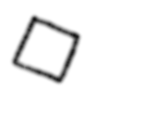
#> input picture Hand-drawn_dataset/square/square_0.png, 160 x 120 px; its folder holds only this picture in this run
$ python send_images_uart.py
#> lines starting #> are read from the running program, lines starting #| are printed output that depends on the picture
#!/usr/bin/env python3

from pathlib import Path
import struct
import time

import cv2
import numpy as np
import serial


# ============================================================
# CONFIGURATION
# ============================================================

ROOT = Path("C:/Users/soren/Documents/Embedded_Assignment_2/data/Full_data_50ktrain_4ktest_maybefinal/test/noise_0.4")

SERIAL_PORT = "COM5"
BAUD_RATE = 4000000

MAX_IMAGES_PER_FOLDER = 4000

IMG_H = 60
IMG_W = 80
N_PIXELS = IMG_H * IMG_W
RX_BYTES = N_PIXELS * 2   # int16 payload

FRAME_START = b"\xA6\x6A"

CLASS_FOLDERS = [
    "square",
    "circle",
    "figure_eight",
    "rectangle",
    "triangle",
    "ellipse",
]


# ============================================================
# IMAGE PREPROCESSING
# Match training:
#   x = u8 / 255
#   z = (x - 0.5) / 0.25 = 4*x - 2
# Send Q8.8:
#   q = round(z * 256)
#     = round((1024*u8)/255 - 512)
# ============================================================

def image_to_q8_8_60x80(image_path: Path) -> np.ndarray:
    img = cv2.imread(str(image_path), cv2.IMREAD_GRAYSCALE)
#> img is the input picture: shape (120, 160); min 15, max 255, mean 245

    if img is None:
        raise RuntimeError(f"Could not read image: {image_path}")

    if img.shape != (IMG_H, IMG_W):
        img = cv2.resize(img, (IMG_W, IMG_H), interpolation=cv2.INTER_LINEAR)
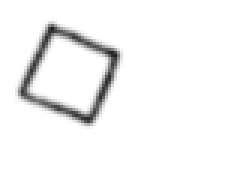
#> img: shape (60, 80) (shown 3 times larger); min 29, max 255, mean 245

    img_u8 = img.astype(np.uint8).reshape(-1)
#> img_u8 = 4800 values, max 255 at index 0, min 29 at index 737, mean 245

    px = img_u8.astype(np.int32)
#> px has the same summary as img_u8
    q = ((1024 * px + 127) // 255 - 512).astype(np.int32)
#> q = 4800 values, max 512 at index 0, min -396 at index 737, mean 471.7
    q = np.clip(q, -32768, 32767).astype(np.int16)

    assert q.shape[0] == N_PIXELS

    return q


# ============================================================
# UART COMMUNICATION
# FPGA expects:
#   0xA6 0x6A <len u16 LE> <4800 int16 little-endian>
#
# FPGA replies:
#   0xA5 <pred> <time_us u32 LE> 0x5A
# ============================================================

def send_image_and_get_prediction(ser, q_img):
    payload = q_img.astype("<i2", copy=False).tobytes(order="C")

    if len(payload) != RX_BYTES:
        raise RuntimeError(f"Bad payload size: {len(payload)} != {RX_BYTES}")

    packet = FRAME_START + struct.pack("<H", len(payload)) + payload

    ser.reset_input_buffer()
    ser.write(packet)
    ser.flush()

    # Wait for binary reply start 0xA5.
    # This skips any FPGA ASCII/debug prints such as:
    #   accel(sw): 1.234 ms
    deadline = time.time() + 5.0
    found_start = False

    while time.time() < deadline:
        b = ser.read(1)

        if not b:
            continue

        if b[0] == 0xA5:
            found_start = True
            break

    if not found_start:
        raise RuntimeError("Timeout waiting for FPGA reply start 0xA5")

    pred_byte = ser.read(1)
    time_bytes = ser.read(4)
    logit_bytes = ser.read(12) # Change this based on data set amount. For 4 sets, its 8, for 6 its 12
    end = ser.read(1)

    if (
        len(pred_byte) != 1
        or len(time_bytes) != 4
        or len(logit_bytes) != 12 # Change like previous
        or len(end) != 1
    ):
        raise RuntimeError("Incomplete FPGA reply")

    if end[0] != 0x5A:
        raise RuntimeError(f"Bad FPGA reply end: {end}")

    pred = pred_byte[0]
    time_us = struct.unpack("<I", time_bytes)[0]
    time_ms = time_us / 1000.0
    logits = struct.unpack("<hhhhhh", logit_bytes) # h amount is how many data sets there are

    return pred, time_us, time_ms, logits


# ============================================================
# LABELS
# ============================================================

def label_from_folder(folder_name: str) -> int:
    return CLASS_FOLDERS.index(folder_name)


# ============================================================
# MAIN
# ============================================================

def main():
    print()
    print("=====================================")
    print(" FPGA UART CNN TEST")
    print(" Q8.8 int16 60x80 image sender")
    print("=====================================")
    print()

    print(f"Dataset root : {ROOT}")
    print(f"Serial port  : {SERIAL_PORT}")
    print(f"Baud rate    : {BAUD_RATE}")
    print(f"Images/folder: {MAX_IMAGES_PER_FOLDER}")
    print(f"Image size   : {IMG_H} x {IMG_W}")
    print(f"TX bytes/img : {RX_BYTES}")
    print()

    ser = serial.Serial(
        port=SERIAL_PORT,
        baudrate=BAUD_RATE,
        timeout=5,
        write_timeout=5,
        xonxoff=False,
        rtscts=False,
        dsrdtr=False,
    )

    time.sleep(0.2)
    ser.reset_input_buffer()
    ser.reset_output_buffer()

    total = 0
    correct = 0
    confusion = np.zeros((6, 6), dtype=int) # Change to the size of the confusion matrix

    try:
        for class_name in CLASS_FOLDERS:
            class_dir = ROOT / class_name

            if not class_dir.exists():
                print(f"Skipping missing folder: {class_dir}")
                continue

            true_label = label_from_folder(class_name)

            image_files = sorted(
                list(class_dir.glob("*.jpg")) +
                list(class_dir.glob("*.jpeg")) +
                list(class_dir.glob("*.png")) +
                list(class_dir.glob("*.bmp"))
            )[:MAX_IMAGES_PER_FOLDER]

            print()
            print(f"Processing class: {class_name}")
            print(f"Images selected: {len(image_files)}")
            print()

            for image_path in image_files:
                q_img = image_to_q8_8_60x80(image_path)
#> q_img has the same summary as q in image_to_q8_8_60x80

                pred, time_us, time_ms, logits = send_image_and_get_prediction(ser, q_img)

                total += 1
                correct += int(pred == true_label)

                if 0 <= pred < 6: # Change based on how many data sets are used
                    confusion[true_label, pred] += 1

                    print(
                    f"{image_path.name}: "
                    f"true={true_label} "
                    f"pred={pred} "
                    f"logits={logits} "
                    f"time={time_us} us "
                    f"({time_ms:.6f} ms) "
                    f"{'OK' if pred == true_label else 'WRONG'}"
                )

    finally:
        ser.close()

    print()
    print("=====================================")
    print(" FINAL RESULTS")
    print("=====================================")
    print()

    print(f"Total   : {total}")
    print(f"Correct : {correct}")

    if total > 0:
        print(f"Accuracy: {correct / total * 100:.2f}%")

    print()
    print("Confusion matrix")
    print("(rows=true, cols=pred)")
    print()
    print(confusion)
    print()


if __name__ == "__main__":
    main()

$ run again, on Hand-drawn_dataset/square/square_6.png
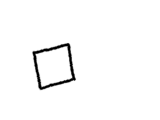
#> input picture Hand-drawn_dataset/square/square_6.png, 160 x 120 px
#> in image_to_q8_8_60x80, img is the input picture: shape (120, 160); min 0, max 255, mean 249.9
#> in image_to_q8_8_60x80, `img = cv2.resize(img, (IMG_W, IMG_H), interpolation=cv2.INTER_LINEAR)`:
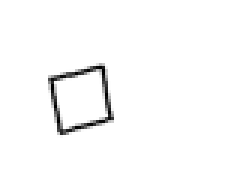
#> img: shape (60, 80) (shown 3 times larger); min 0, max 255, mean 249.9
#> img_u8 = 4800 values, max 255 at index 0, min 0 at index 1874, mean 249.9
#> px has the same summary as img_u8
#> q = 4800 values, max 512 at index 0, min -512 at index 1874, mean 491.6
#> q_img has the same summary as q in image_to_q8_8_60x80

$ run again, on Hand-drawn_dataset/square/square_9.png
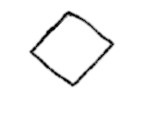
#> input picture Hand-drawn_dataset/square/square_9.png, 160 x 120 px
#> in image_to_q8_8_60x80, img is the input picture: shape (120, 160); min 0, max 255, mean 247.4
#> in image_to_q8_8_60x80, `img = cv2.resize(img, (IMG_W, IMG_H), interpolation=cv2.INTER_LINEAR)`:
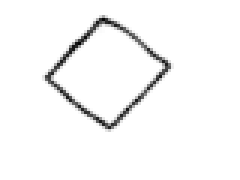
#> img: shape (60, 80) (shown 3 times larger); min 4, max 255, mean 247.4
#> img_u8 = 4800 values, max 255 at index 0, min 4 at index 514, mean 247.4
#> px has the same summary as img_u8
#> q = 4800 values, max 512 at index 0, min -496 at index 514, mean 481.4
#> q_img has the same summary as q in image_to_q8_8_60x80

$ run again, on Hand-drawn_dataset/square/square_1.png
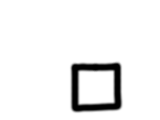
#> input picture Hand-drawn_dataset/square/square_1.png, 160 x 120 px
#> in image_to_q8_8_60x80, img is the input picture: shape (120, 160); min 0, max 255, mean 240.1
#> in image_to_q8_8_60x80, `img = cv2.resize(img, (IMG_W, IMG_H), interpolation=cv2.INTER_LINEAR)`:
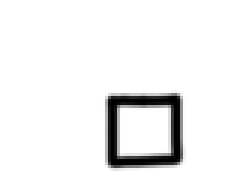
#> img: shape (60, 80) (shown 3 times larger); min 0, max 255, mean 240.1
#> img_u8 = 4800 values, max 255 at index 0, min 0 at index 2677, mean 240.1
#> px has the same summary as img_u8
#> q = 4800 values, max 512 at index 0, min -512 at index 2677, mean 452.1
#> q_img has the same summary as q in image_to_q8_8_60x80
